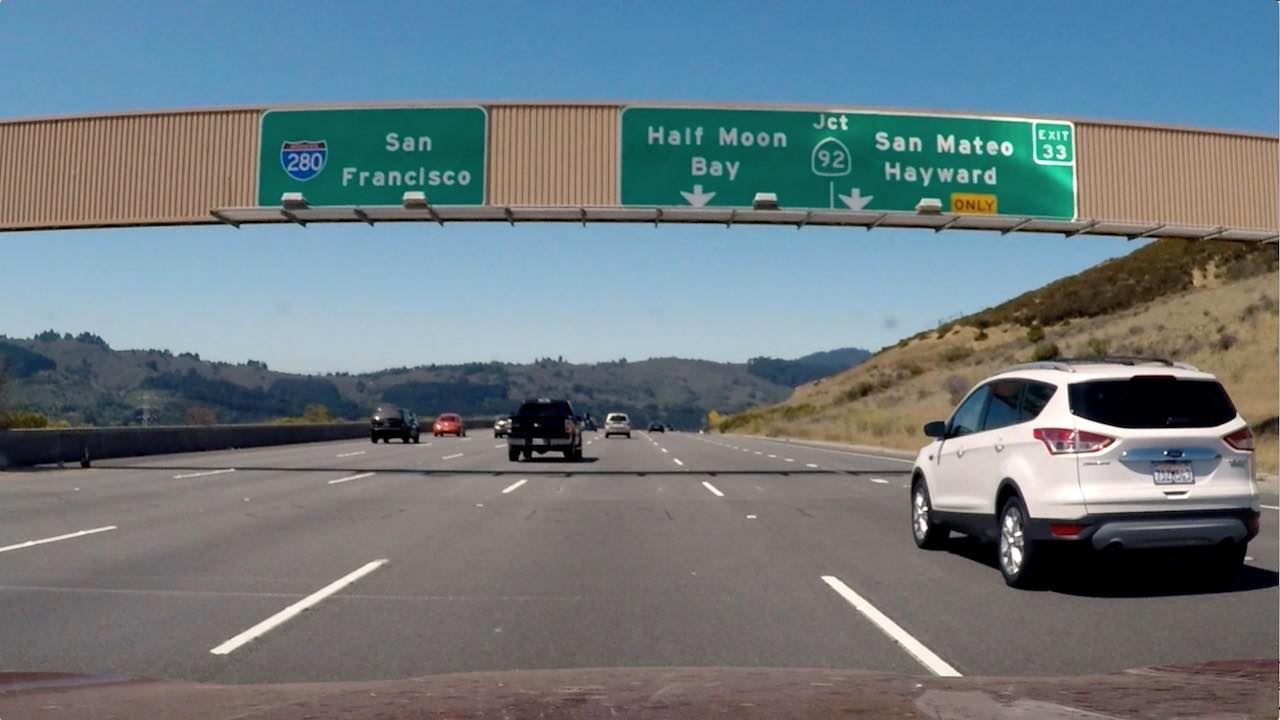
#> input picture practice/images/signs.png, 1280 x 720 px
$ python sobelapp.py   (older library calls are emulated)
#> lines starting #> are read from the running program, lines starting #| are printed output that depends on the picture; after the words box and inside, x2 and y2 are one past the last pixel; in counts of white or black regions, pixels touching at a corner belong together
#> further down, im is the input picture: shape (720, 1280, 3) float32; mean R, G, B 0.428, 0.477, 0.5
import matplotlib.pyplot as plt
import matplotlib.image as mpimg
import numpy as np
import cv2

# apply sobel filter to the image
def abs_sobel_thresh(img, orient, thresh_min, thresh_max):
#> called with orient = 'xy', thresh_min = 20, thresh_max = 100
    gray = cv2.cvtColor(img, cv2.COLOR_RGB2GRAY)
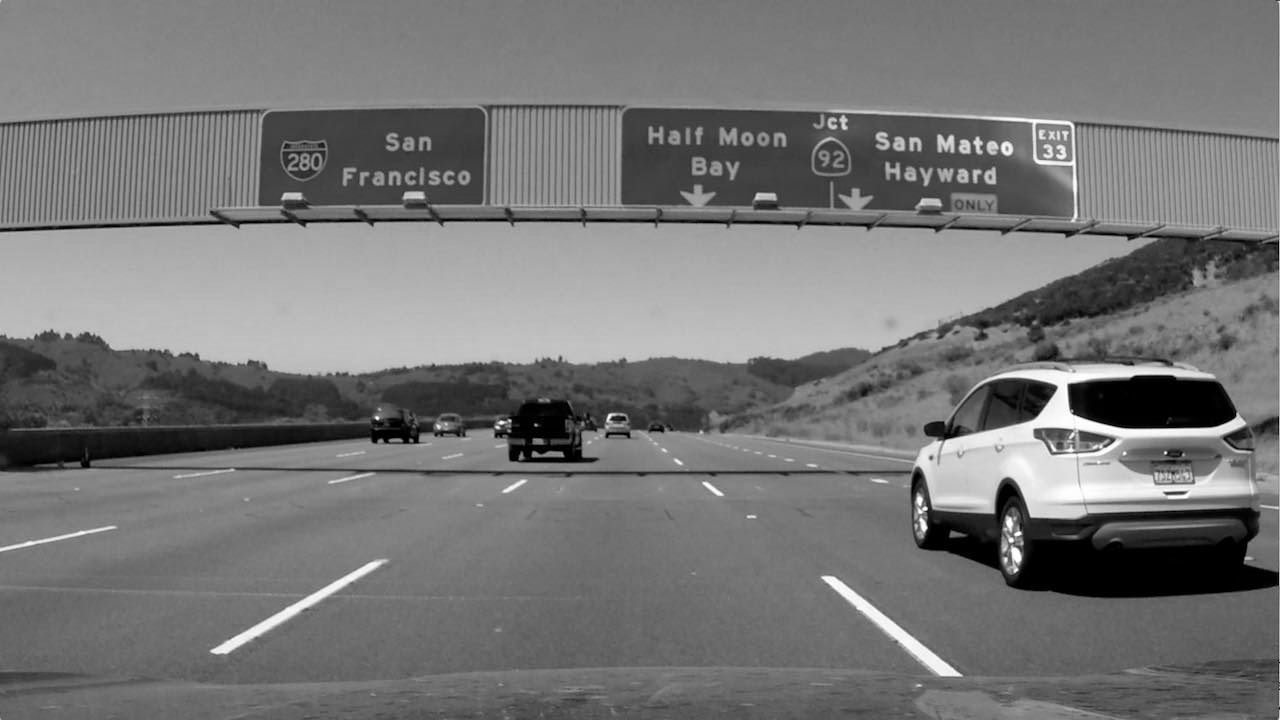
#> gray: shape (720, 1280) float32; min 0, max 0.999, mean 0.465

    # calculate derivative in different directions
    sobelx = cv2.Sobel(gray, cv2.CV_64F, 1, 0)
    sobely = cv2.Sobel(gray, cv2.CV_64F, 0, 1)
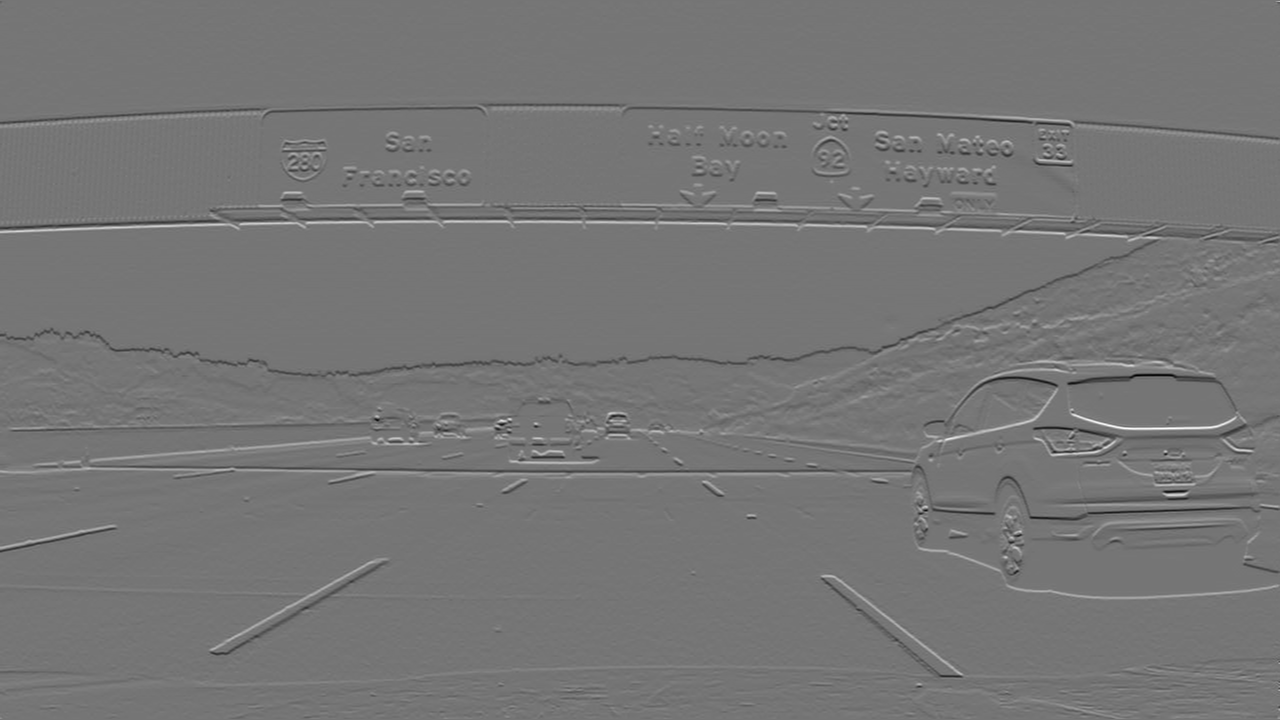
#> sobely: shape (720, 1280) float64; min -3.12, max 3.62, mean -0.00103; drawn with min black and max white

    # assgin derivate with parameter
    if (orient == 'x'):
        sobel = sobelx
    else:
        sobel = sobely

    # calculate absolute value and convert to 8-bit
    abs_v = np.absolute(sobel)
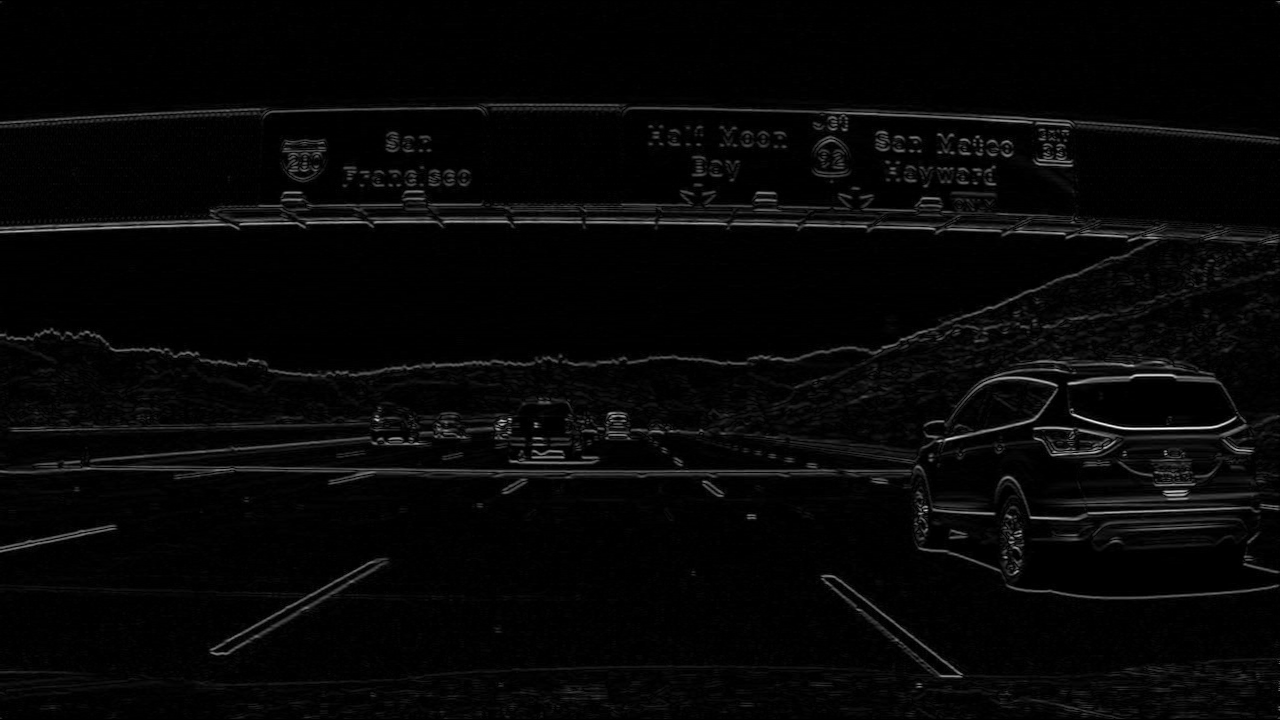
#> abs_v: shape (720, 1280) float64; min 0, max 3.62, mean 0.0988; drawn with min black and max white
    scaled = np.uint8(255 * abs_v / np.max(abs_v))

    # generate output
    binary_output = np.zeros_like(scaled)
    binary_output[(scaled >= thresh_min) & (scaled <= thresh_max)] = 1
    return binary_output

# define the inputs for the function
im = mpimg.imread('images/signs.png')
thresh_min = 20
thresh_max = 100
output = abs_sobel_thresh(im, 'xy', thresh_min, thresh_max)
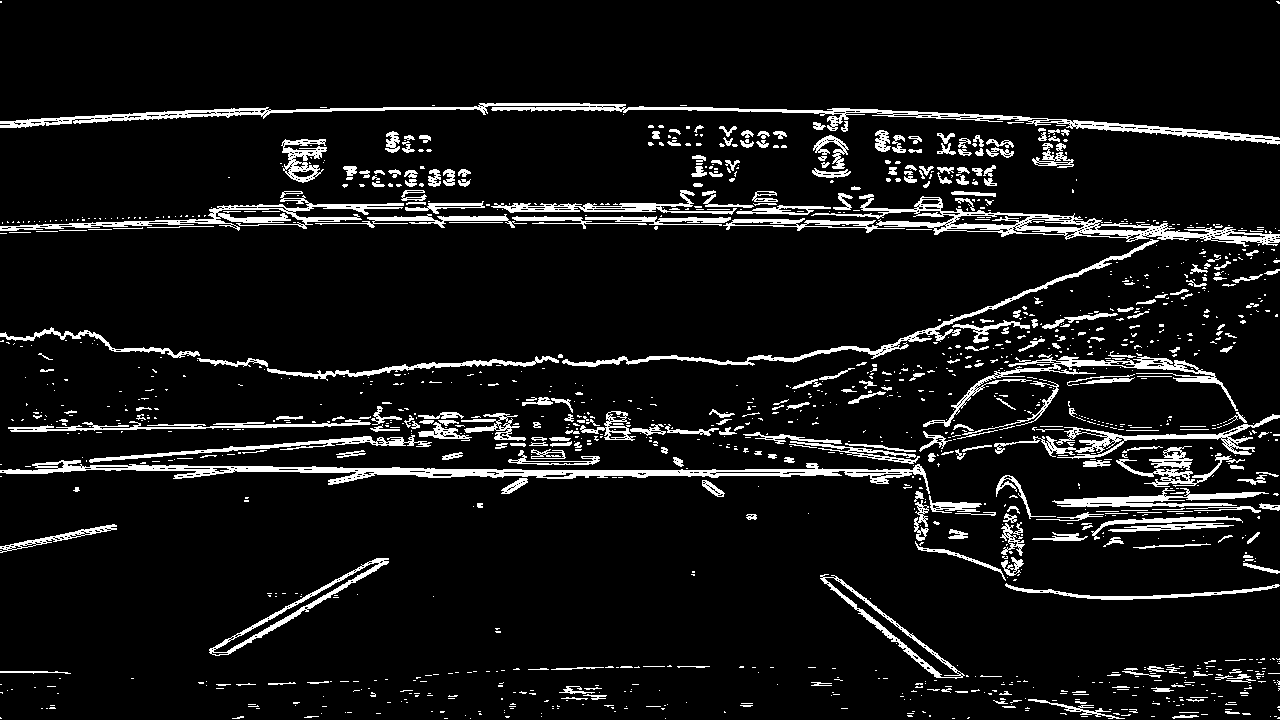
#> output: shape (720, 1280); values 0 (black) and 1 (white), 8.2% white; 1385 white regions (1043 under 20 px), largest, box (x1, y1, x2, y2) and area: (0, 103, 1280, 145) 6510, (0, 460, 930, 494) 6192, (811, 194, 1280, 247) 4636

# plot the result
fig = plt.figure
plt.imshow(output, cmap='gray')
plt.show()

$ run again, with practice/images/calibration_test.png copied over practice/images/signs.png
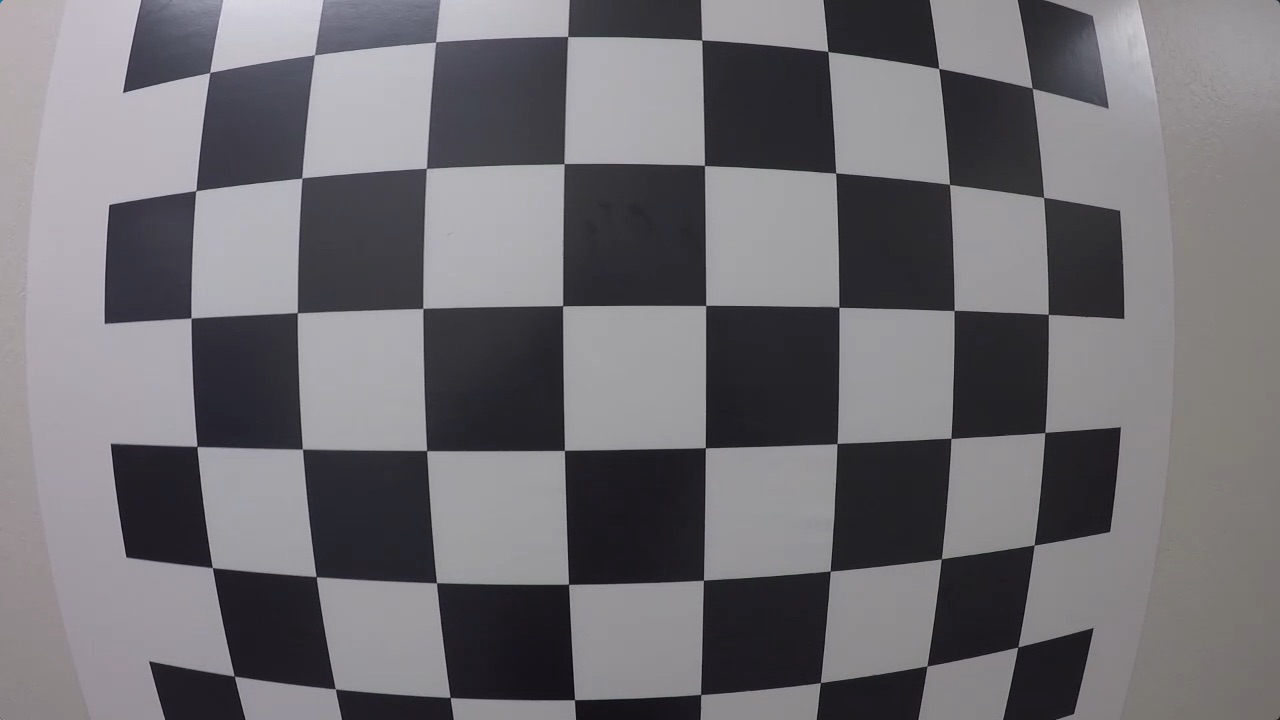
#> input picture practice/images/calibration_test.png, 1280 x 720 px
#> im is the input picture: shape (720, 1280, 3) float32; mean R, G, B 0.443, 0.435, 0.453
#> in abs_sobel_thresh, `sobely = cv2.Sobel(gray, cv2.CV_64F, 0, 1)`:
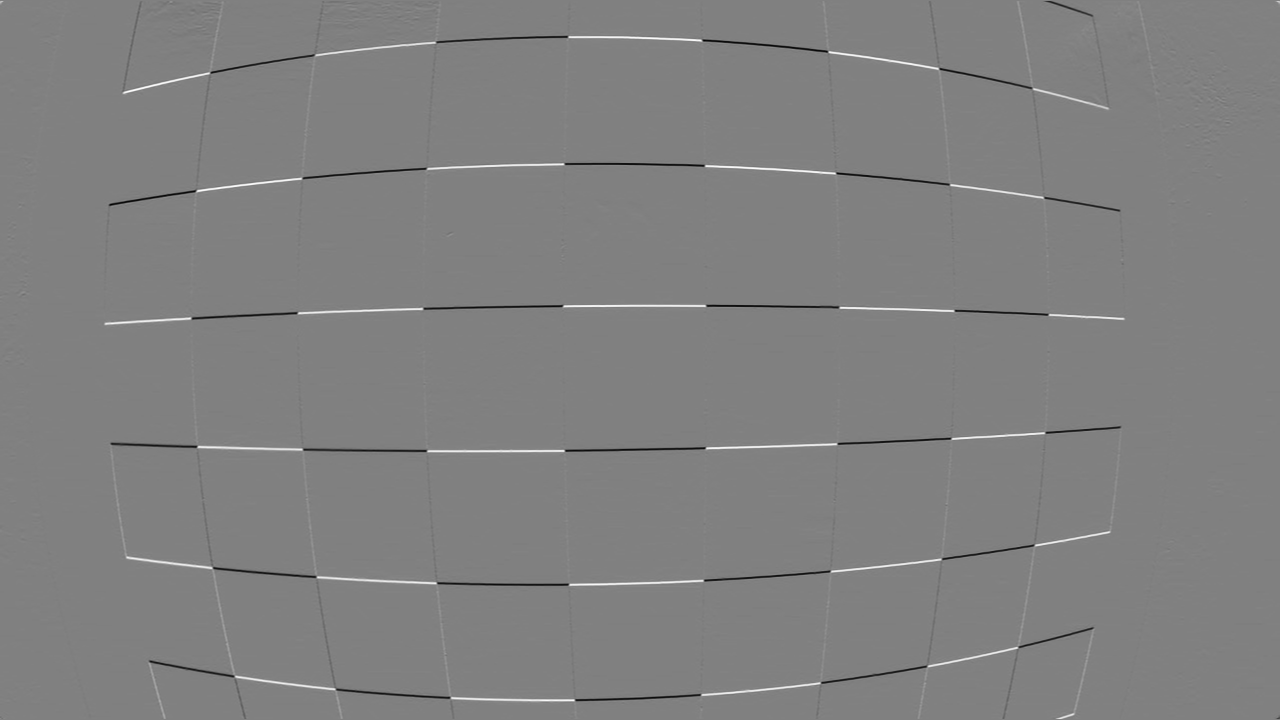
#> sobely: shape (720, 1280) float64; min -2.14, max 2.09, mean -0.00196; drawn with min black and max white
#> `output = abs_sobel_thresh(im, 'xy', thresh_min, thresh_max)`:
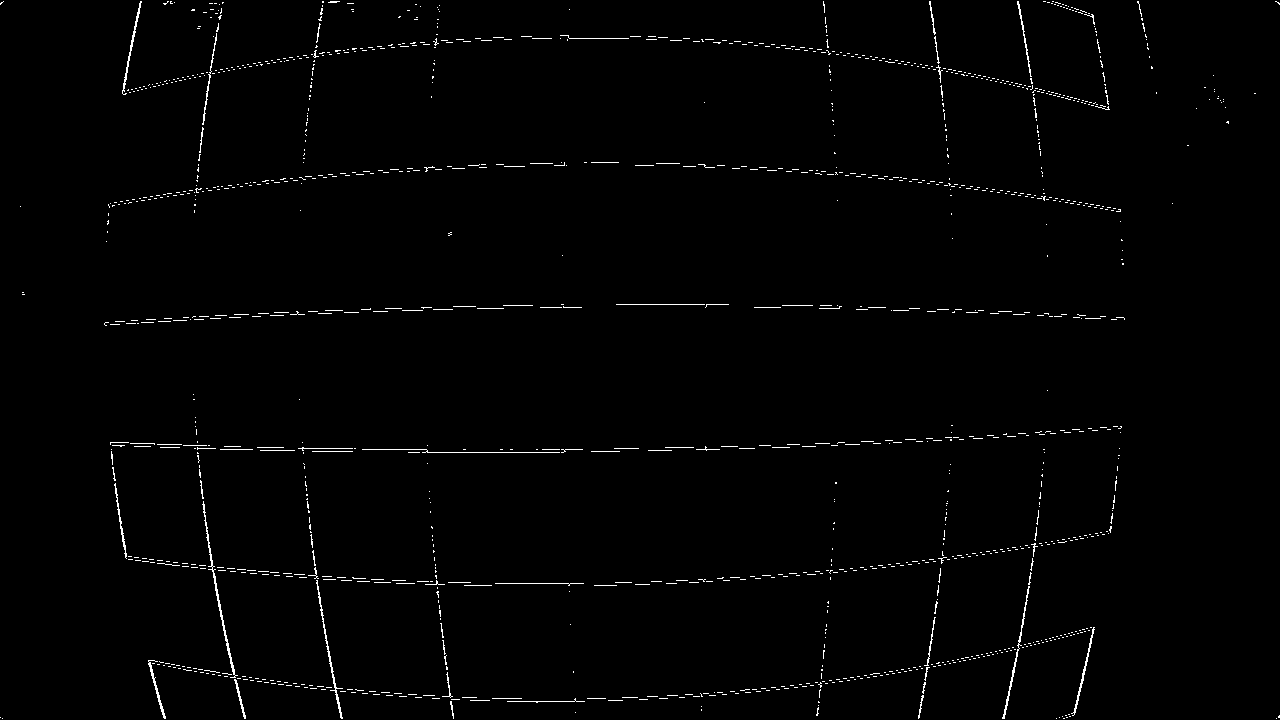
#> output: shape (720, 1280); values 0 (black) and 1 (white), 1.1% white in thin lines or dots

$ run again, with practice/images/straight_lines1.jpg saved as practice/images/signs.png
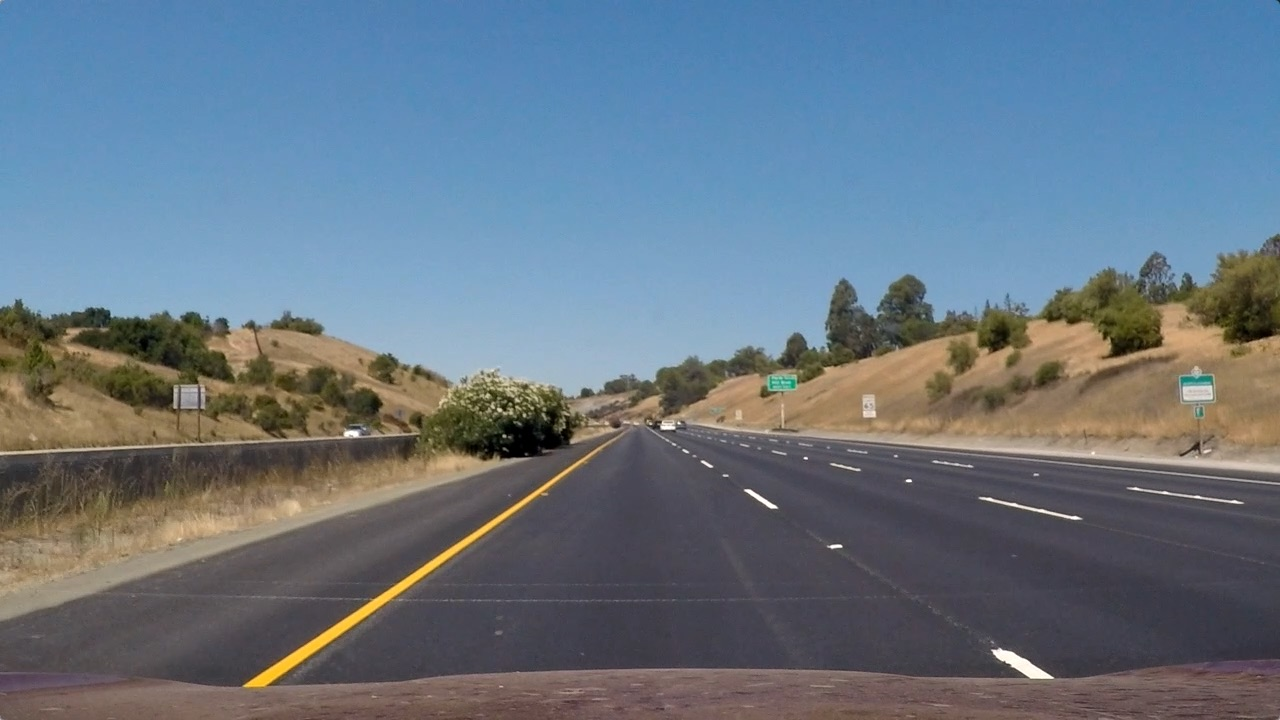
#> input picture practice/images/straight_lines1.jpg, 1280 x 720 px
#> im is the input picture: shape (720, 1280, 3) float32; mean R, G, B 0.405, 0.462, 0.514
#> in abs_sobel_thresh, `sobely = cv2.Sobel(gray, cv2.CV_64F, 0, 1)`:
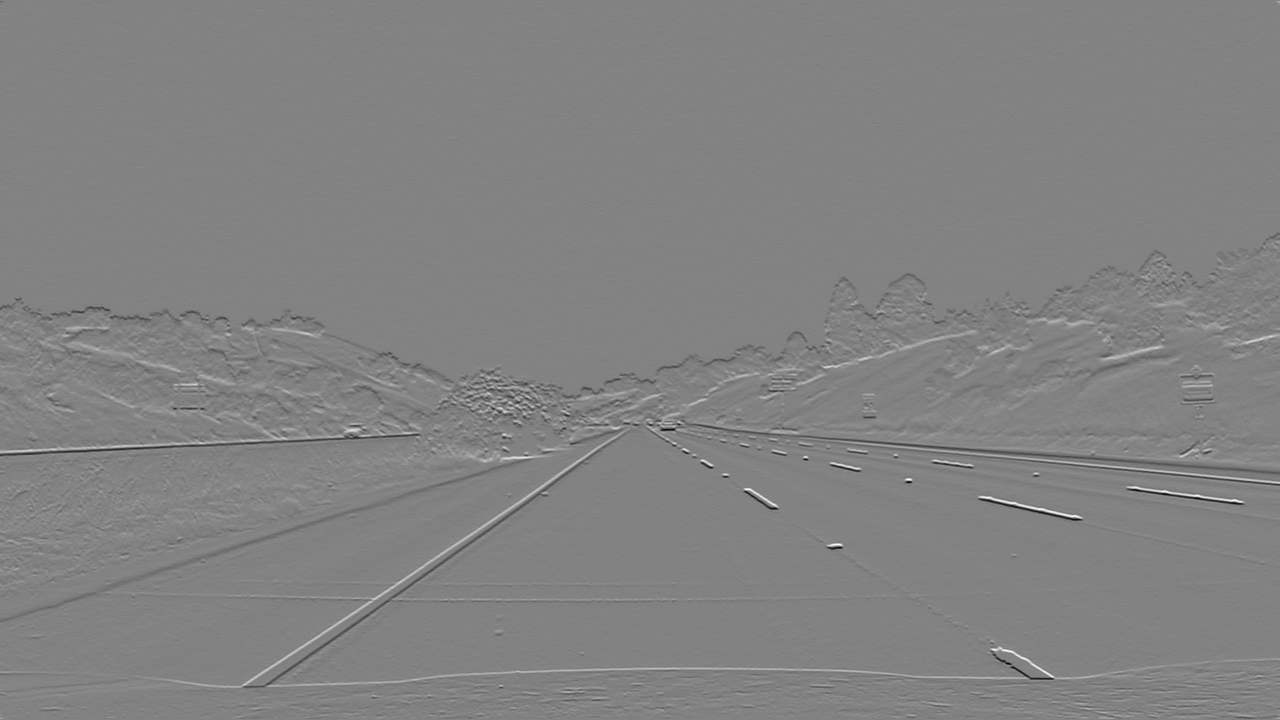
#> sobely: shape (720, 1280) float64; min -3.05, max 2.91, mean -0.00108; drawn with min black and max white
#> `output = abs_sobel_thresh(im, 'xy', thresh_min, thresh_max)`:
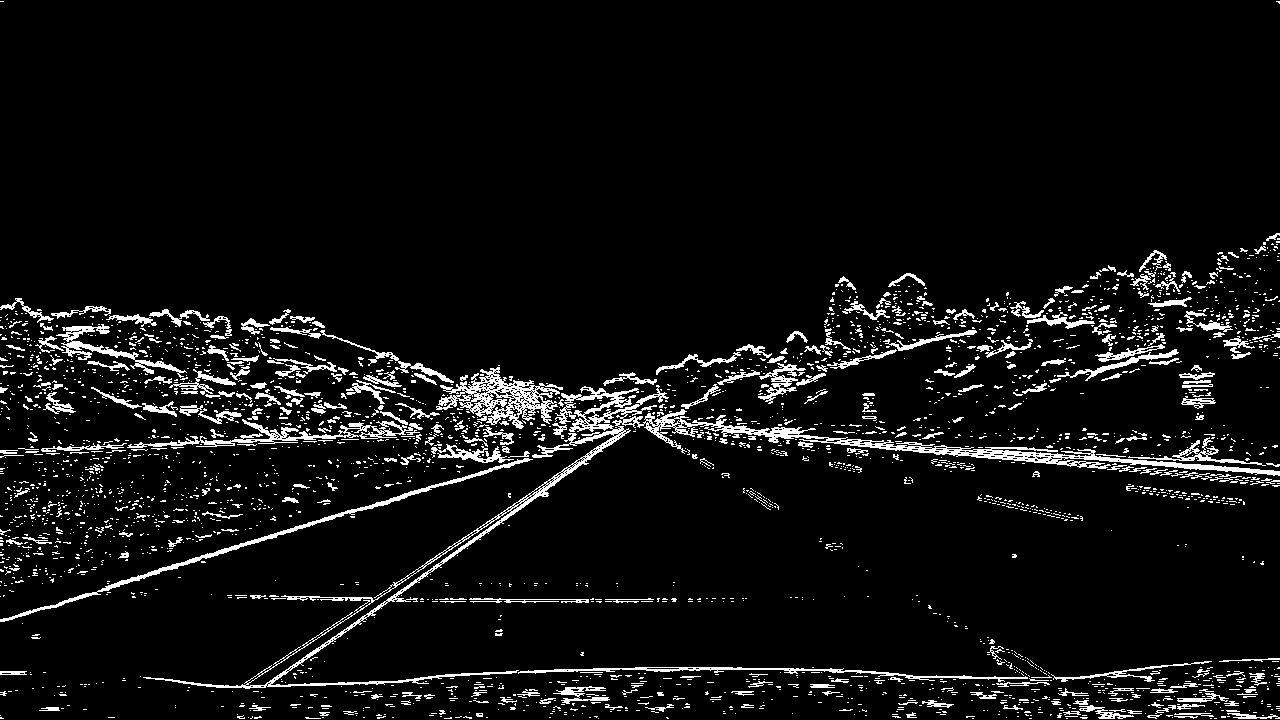
#> output: shape (720, 1280); values 0 (black) and 1 (white), 6.3% white in thin lines or dots
